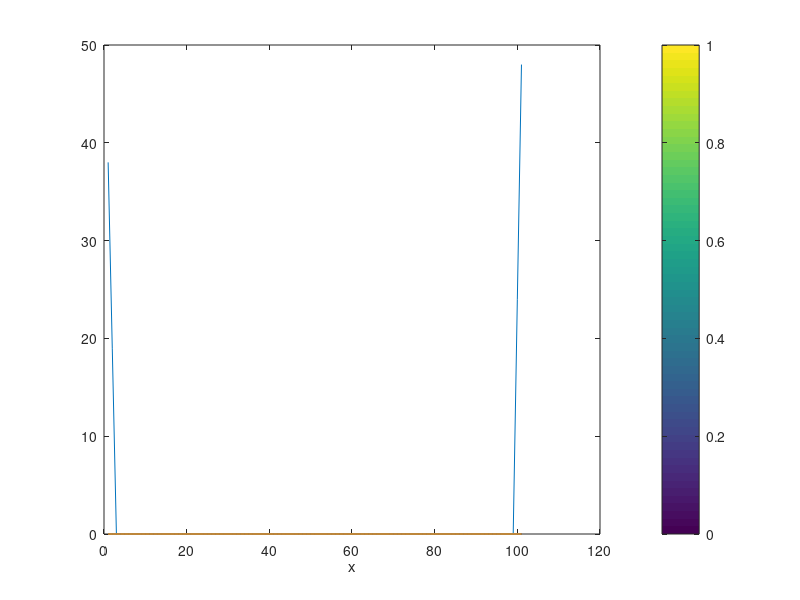

Reproduce this figure in MATLAB.
% Explicit method for 1-D steady state conduction
close all, clear all; clc;
% Input parameters
L = 10; %(m)
dx = 0.1; %(m) 
N = L/dx+1;
tol = 1e-2; %(m)
dt = 1; %(sec)

% Domain Discretisation
T_new = zeros(N); % %Initialising the Domain

x = linspace(0,dx,N); %x-coordinate

% Boundary Condition
for i=1:N
    T_new(1) = 38;
    T_new(N) = 48;
end

%Main Loop - Logic
error =1;iter=0;
while(error > tol)
     iter=iter+1;
        T = T_new;
        for i=2:N-1
            T_new(i) = (T(i+1) + T(i-1))/2;
        end
        error = max(abs(T-T_new));
figure(2);
%plotting
     plot(T_new); shading flat;colorbar;
xlabel('x');
pause(0.1);
end


